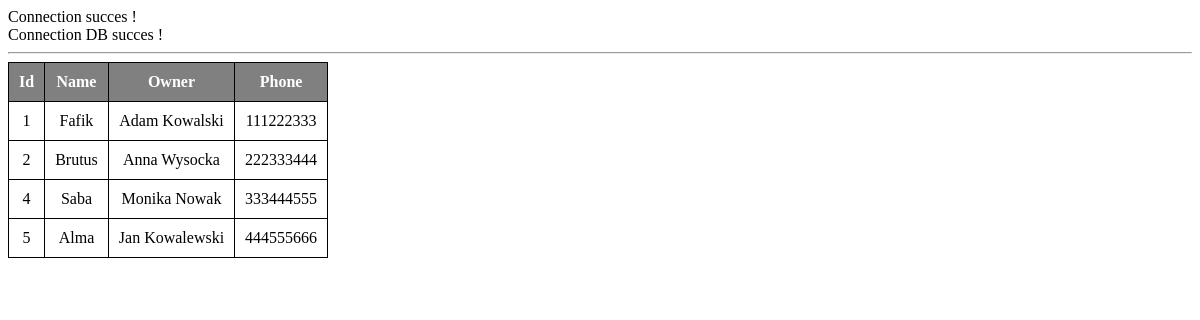
Page /bazy/zadanie1/weterynarz.php on the committed database.
### tables this page shows
CREATE TABLE `zwierzeta` (
  `id` int(10) UNSIGNED NOT NULL,
  `usluga_id` int(11) NOT NULL,
  `rodzaj` int(10) UNSIGNED DEFAULT NULL,
  `imie` text,
  `wlasciciel` text,
  `telefon` text,
  `nastepna_wizyta` date DEFAULT NULL,
  `szczepienie` year(4) DEFAULT NULL,
  `opis` text
);

### bazy/zadanie1/weterynarz.php (the view, shortened to what this page needs)
<!DOCTYPE html>
<html lang="pl" dir="ltr">
  <head>
    <link rel="stylesheet" href="./weterynarz.css">
  </head>
  <body>
    <div id="left">
      <table >
        <tr>
          <th>Id</th>
          <th>Name</th>
          <th>Owner</th>
          <th>Phone</th>
        </tr>
      <?php
        if ($connect = mysqli_connect('localhost','root',''))
          echo "Connection succes !<br>";
        else
          echo "Wrong connetion !<br>";
        if(mysqli_select_db($connect,'Weterynarz'))
            echo "Connection DB succes !<br><hr>";
        else
            echo "Wrong DB connetion !<br>";
        mysqli_set_charset($connect,'utf8');
        $query="SELECT `id`,`imie`,`wlasciciel`,`telefon` FROM `zwierzeta` WHERE `rodzaj`=1";
        if (!$result=mysqli_query($connect,$query))
          echo "Error !<br>";
        while ($row = mysqli_fetch_array($result))
        {
          echo <<<WIERSZ
          <tr>
            <td>$row[id]</td>
            <td>$row[imie]</td>
            <td>$row[wlasciciel]</td>
            <td>$row[telefon]</td>
          </tr>
WIERSZ;
        }
       ?>
     </table>
    </div>
  </body>
</html>

### bazy/zadanie1/weterynarz.css (style rules this page uses)
table,th,tr,td { border: solid 1px black; border-collapse: collapse;; padding: 10px; text-align: center; }
th { background-color: gray; color: white; }

### rows in the picture
zwierzeta: id "1", imie "Fafik", wlasciciel "Adam Kowalski", telefon "111222333"
zwierzeta: id "2", imie "Brutus", wlasciciel "Anna Wysocka", telefon "222333444"
zwierzeta: id "4", imie "Saba", wlasciciel "Monika Nowak", telefon "333444555"
zwierzeta: id "5", imie "Alma", wlasciciel "Jan Kowalewski", telefon "444555666"
